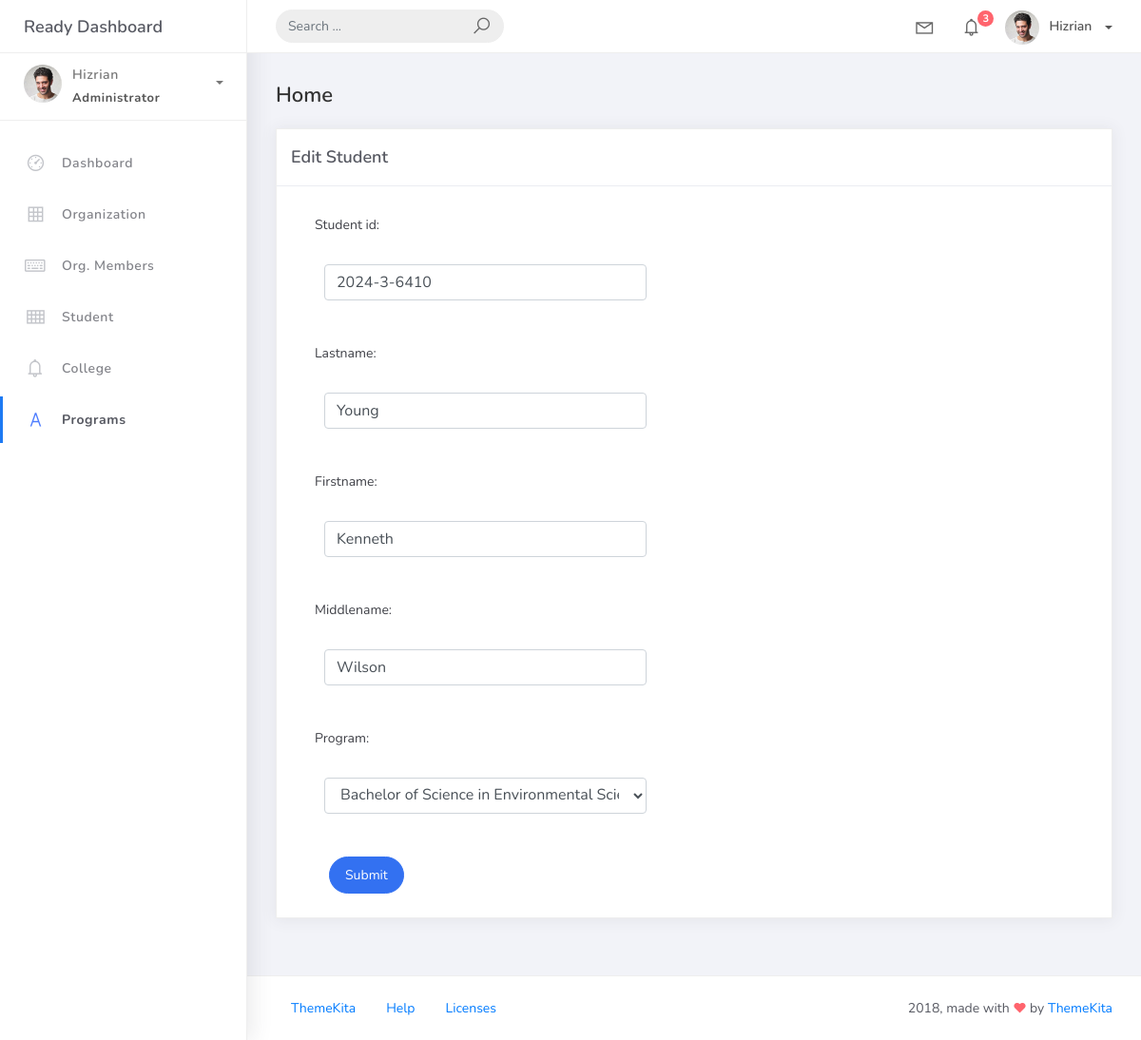
/student_list/3, run on the app's committed database.
### studentorg/models.py (models this page shows, shortened)
class BaseModel (models.Model ):
    create_at = models.DateTimeField(auto_now_add=True, db_index=True)
    updated_at = models.DateTimeField(auto_now=True)
    class Meta:
        abstract = True

class Student(BaseModel):
    student_id = models.CharField(max_length=15)
    lastname = models.CharField(max_length=25)
    firstname = models.CharField(max_length=25)
    middlename = models.CharField(max_length=25, blank=True, null=True)
    program = models.ForeignKey(Program, on_delete=models.CASCADE)

### studentorg/views.py (the view)
# urls.py: path('student_list/<pk>', views.StudentUpdateView.as_view(), name='student-update'),
class StudentUpdateView(UpdateView):
    model = Student
    form_class = StudentForm
    template_name = 'student_edit.html'
    success_url = reverse_lazy('student-list')

### studentorg/forms.py
class StudentForm(ModelForm):
     class Meta:
        model = Student
        fields = "__all__"

### studentorg/models.py (called while the page is built)
    def __str__(self):
        return self.program_name

### templates/student_edit.html
{% extends 'base.html' %} {% load static %} {% block content %}
<div class="content">
    <div class="container-fluid">
        <h4 class="page-title">Home</h4>
        <div class="row">
            <div class="col-md-12">
                <div class="card">
                    <div class="card-header">
                        <div class="card-title">Edit Student</div>
                    </div>
                    <div class="col-md-6">
                        <div class="card-body">
                            <form class="" action="" method="post" novalidate>
                                {% csrf_token %} {% include 'includes/form.html' %}
                                <div class="form-group">
                                    <div class="col-md-12 col-sm-3">
                                        <button type="submit" class="btn btn-primary btn-rounded">Submit</button>
                                    </div>
                                </div>
                            </form>
                        </div>
                    </div>
                </div>
            </div>
        </div>
    </div>
</div>
{% endblock %}

### templates/includes/form.html (shortened to what this page needs)
{% load widget_tweaks %}
 {% for field in form %}
 <div class="field item form-group">
        <label>{{ field.label_tag }}</label>
    <div class="form-group">
        {% render_field field class="form-control" %}
    </div>
 </div>
 {%  endfor %}

### data on the page
Student: student_id "2024-3-6410" "Young" "Kenneth" "Wilson" "Bachelor of Science in Environmental Science"

### other printed values
{{ field.label_tag }} "Student id:" "Lastname:" "Firstname:" "Middlename:" "Program:"
